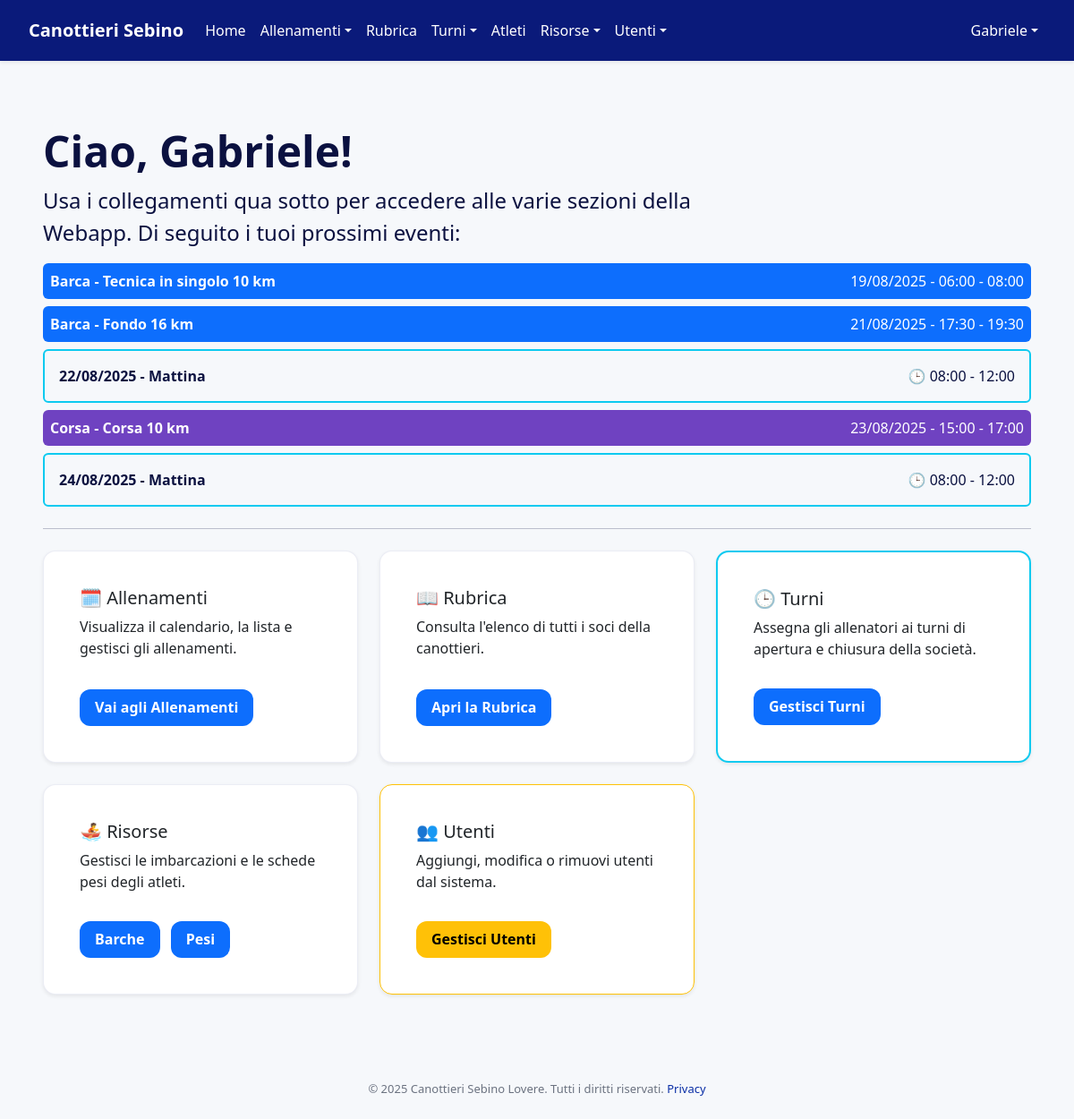
The app's page /dashboard (signed in) with its own data.
### models.py (models this page shows, shortened)
class User(Base):
    __tablename__ = "users"
    id = Column(Integer, primary_key=True, index=True)
    username = Column(String, unique=True, index=True, nullable=False)
    hashed_password = Column(String, nullable=False)
    first_name = Column(String, nullable=False)
    last_name = Column(String, nullable=False)
    email = Column(String, unique=True, index=True)
    phone_number = Column(String)
    date_of_birth = Column(Date)
    tax_code = Column(String, unique=True)
    enrollment_year = Column(Integer)
    membership_date = Column(Date)
    certificate_expiration = Column(Date)
    address = Column(String)
    manual_category = Column(String, nullable=True)
    roles = relationship("Role", secondary=user_roles, back_populates="users")
    tags = relationship("Tag", secondary=user_tags, back_populates="users")
    barche_assegnate = relationship("Barca", secondary=barca_atleti_association, back_populates="atleti_assegnati")
    schede_pesi = relationship("SchedaPesi", back_populates="atleta")
    turni = relationship("Turno", back_populates="user")
    availabilities = relationship("TrainerAvailability", back_populates="user")
    allenamenti_seguiti = relationship("Allenamento", secondary=allenamento_coach_association, back_populates="coaches")

class Allenamento(Base):
    __tablename__ = "allenamenti"
    id = Column(Integer, primary_key=True, index=True)
    tipo = Column(String, nullable=False)
    descrizione = Column(String)
    data = Column(Date, nullable=False)
    orario = Column(String)
    time_start = Column(Time, nullable=True)
    time_end = Column(Time, nullable=True)
    recurrence = Column(String(20), nullable=True)
    repeat_until = Column(Date, nullable=True)
    barca_id = Column(ForeignKey('barche.id'), nullable=True)
    coach_id = Column(ForeignKey('users.id'), nullable=True)
    recurrence_id = Column(String, index=True, nullable=True)
    categories = relationship(
        "Categoria", secondary=allenamento_categoria_association, back_populates="allenamenti"
    )
    coaches = relationship(
        "User", secondary=allenamento_coach_association, back_populates="allenamenti_seguiti"
    )
    barca = relationship("Barca", lazy="selectin")
    coach = relationship("User", foreign_keys=[coach_id], lazy="selectin")

class Turno(Base):
    __tablename__ = "turni"
    id = Column(Integer, primary_key=True, index=True)
    data = Column(Date, nullable=False, index=True)
    fascia_oraria = Column(String, nullable=False)
    user_id = Column(Integer, ForeignKey('users.id'), nullable=True)
    user = relationship("User", back_populates="turni")

### routers/users.py (the view)
@router.get("/dashboard", response_class=HTMLResponse)
async def dashboard(
    request: Request,
    db: Session = Depends(get_db),
    current_user: models.User = Depends(get_current_user),
):
    today = date.today()
    events = []
    if current_user.is_atleta:
        allenamenti = (
            db.query(models.Allenamento)
            .join(models.Allenamento.categories)
            .options(
                joinedload(models.Allenamento.categories),
                joinedload(models.Allenamento.coaches),
            )
            .filter(
                models.Categoria.nome == current_user.category,
                models.Allenamento.data >= today,
            )
            .order_by(models.Allenamento.data, models.Allenamento.orario)
            .all()
        )
        for a in allenamenti:
            start_dt, end_dt = parse_orario(a.data, a.orario)
            events.append(
                {
                    "id": a.id,
                    "type": "allenamento",
                    "title": f"{a.tipo} - {a.descrizione}" if a.descrizione else a.tipo,
                    "date": a.data,
                    "start": start_dt,
                    "end": end_dt,
                    "color": get_color_for_type(a.tipo),
                    "description": a.descrizione or "Nessuna descrizione.",
                    "categories": ", ".join(c.nome for c in a.categories) if a.categories else "Nessuna",
                    "coaches": ", ".join(f"{c.first_name} {c.last_name}" for c in a.coaches) if a.coaches else "Nessuno",
                    "recurrence": "Sì" if a.recurrence_id else "No",
                    "status": compute_status_for_athlete(db, a.id, current_user.id).value,
                }
            )
    if current_user.is_allenatore:
        turni = (
            db.query(models.Turno)
            .filter(models.Turno.user_id == current_user.id, models.Turno.data >= today)
            .order_by(models.Turno.data, models.Turno.fascia_oraria)
            .all()
        )
        for t in turni:
            start_hour, end_hour = (8, 12) if t.fascia_oraria == "Mattina" else (17, 21)
            start_dt = datetime.combine(t.data, time(hour=start_hour))
            end_dt = datetime.combine(t.data, time(hour=end_hour))
            events.append(
                {
                    "id": t.id,
                    "type": "turno",
                    "title": f"Turno {t.fascia_oraria}",
                    "date": t.data,
                    "start": start_dt,
                    "end": end_dt,
                    "fascia": t.fascia_oraria,
                    "description": f"Turno {t.fascia_oraria}",
                }
            )
        allenamenti_coach = (
            db.query(models.Allenamento)
            .join(models.Allenamento.coaches)
            .options(
                joinedload(models.Allenamento.categories),
                joinedload(models.Allenamento.coaches),
            )
            .filter(models.User.id == current_user.id, models.Allenamento.data >= today)
            .order_by(models.Allenamento.data, models.Allenamento.orario)
            .all()
        )
        for a in allenamenti_coach:
            start_dt, end_dt = parse_orario(a.data, a.orario)
            events.append(
                {
                    "id": a.id,
                    "type": "allenamento",
                    "title": f"{a.tipo} - {a.descrizione}" if a.descrizione else a.tipo,
                    "date": a.data,
                    "start": start_dt,
                    "end": end_dt,
                    "color": get_color_for_type(a.tipo),
                    "description": a.descrizione or "Nessuna descrizione.",
                    "categories": ", ".join(c.nome for c in a.categories) if a.categories else "Nessuna",
                    "coaches": ", ".join(f"{c.first_name} {c.last_name}" for c in a.coaches) if a.coaches else "Nessuno",
                    "recurrence": "Sì" if a.recurrence_id else "No",
                }
            )
    events.sort(key=lambda e: e["start"])
    events = events[:5]
    return templates.TemplateResponse(
        "dashboard.html",
        {"request": request, "current_user": current_user, "events": events},
    )

### templates/dashboard.html (shortened to what this page needs)
{% extends "layout/base.html" %}
{% block content %}
<div class="container-fluid px-4 py-5">
    <h1 class="display-5 fw-bold">Ciao, {{ current_user.first_name or current_user.username }}!</h1>
    <p class="col-lg-8 fs-4">Usa i collegamenti qua sotto per accedere alle varie sezioni della Webapp. Di seguito i tuoi prossimi eventi:</p>
    <div class="mb-4">
        {% if events %}
            {% for ev in events %}
                {% if ev.type == 'allenamento' %}
                <div class="dashboard-event p-2 mb-2 rounded text-white d-flex justify-content-between align-items-center"
                     style="background-color: {{ ev.color }};"
                     data-type="allenamento"
                     data-id="{{ ev.id }}"
                     data-title="{{ ev.title }}"
                     data-date="{{ ev.date.strftime('%A %d/%m') }}"
                     data-time="{{ ev.start.strftime('%H:%M') }}{% if ev.end %} - {{ ev.end.strftime('%H:%M') }}{% endif %}"
                     data-start="{{ ev.start.isoformat() }}"
                     data-description="{{ ev.description }}"
                     data-categories="{{ ev.categories }}"
                     data-coaches="{{ ev.coaches }}"
                     data-recurrence="{{ ev.recurrence }}"
                     data-status="{{ ev.status }}">
                    <span class="fw-semibold">{{ ev.title }}</span>
                    <span>{{ ev.date.strftime('%d/%m/%Y') }} - {{ ev.start.strftime('%H:%M') }}{% if ev.end %} - {{ ev.end.strftime('%H:%M') }}{% endif %}</span>
                </div>
                {% else %}
                <div class="dashboard-event p-3 mb-2 border border-info border-2 rounded d-flex justify-content-between align-items-center"
                     data-link="/turni"
                     style="cursor: pointer;"
                     data-type="turno"
                     data-id="{{ ev.id }}"
                     data-title="Turno {{ ev.fascia }}"
                     data-date="{{ ev.date.strftime('%A %d/%m') }}"
                     data-time="{{ ev.start.strftime('%H:%M') }}{% if ev.end %} - {{ ev.end.strftime('%H:%M') }}{% endif %}"
                     data-start="{{ ev.start.isoformat() }}"
                     data-description="Turno {{ ev.fascia }}"
                     data-categories="-"
                     data-coaches="-"
                     data-recurrence="No">
                    <span class="fw-bold">{{ ev.date.strftime('%d/%m/%Y') }} - {{ ev.fascia }}</span>
                    <span>🕒 {{ ev.start.strftime('%H:%M') }}{% if ev.end %} - {{ ev.end.strftime('%H:%M') }}{% endif %}</span>
                </div>
                {% endif %}
            {% endfor %}
        {% else %}
        <p class="text-muted">Nessun evento in programma.</p>
        {% endif %}
    </div>
    <hr class="my-4">
    <div class="row g-4">
        <div class="col-md-6 col-lg-4">
            <div class="card h-100 shadow-sm">
                <div class="card-body d-flex flex-column">
                    <h5 class="card-title">🗓️ Allenamenti</h5>
                    <p class="card-text">Visualizza il calendario, la lista e gestisci gli allenamenti.</p>
                    <div class="mt-auto pt-3">
                        <a href="/calendario" class="btn btn-primary">Vai agli Allenamenti</a>
                    </div>
                </div>
            </div>
        </div>
        <div class="col-md-6 col-lg-4">
            <div class="card h-100 shadow-sm">
                <div class="card-body d-flex flex-column">
                    <h5 class="card-title">📖 Rubrica</h5>
                    <p class="card-text">Consulta l'elenco di tutti i soci della canottieri.</p>
                    <div class="mt-auto pt-3">
                        <a href="/rubrica" class="btn btn-primary">Apri la Rubrica</a>
                    </div>
                </div>
            </div>
        </div>
        {% if current_user.is_admin %}
        <div class="col-md-6 col-lg-4">
            <div class="card h-100 shadow-sm border border-info border-2" style="cursor: pointer;" onclick="window.location.href='/turni';">
                <div class="card-body d-flex flex-column">
                    <h5 class="card-title">🕒 Turni</h5>
                    <p class="card-text">Assegna gli allenatori ai turni di apertura e chiusura della società.</p>
                    <div class="mt-auto pt-3">
                        <a href="/turni" class="btn btn-primary">Gestisci Turni</a>
                    </div>
                </div>
            </div>
        </div>
        {% endif %}
        <div class="col-md-6 col-lg-4">
            <div class="card h-100 shadow-sm">
                <div class="card-body d-flex flex-column">
                    <h5 class="card-title">🚣 Risorse</h5>
                    <p class="card-text">Gestisci le imbarcazioni e le schede pesi degli atleti.</p>
                    <div class="mt-auto pt-3">
                        <a href="/risorse/barche" class="btn btn-primary me-2">Barche</a>
                        <a href="/risorse/pesi" class="btn btn-primary">Pesi</a>
                    </div>
                </div>
            </div>
        </div>
        {% if current_user.is_admin %}
        <div class="col-md-6 col-lg-4">
            <div class="card h-100 shadow-sm border-warning">
                <div class="card-body d-flex flex-column">
                    <h5 class="card-title">👥 Utenti</h5>
                    <p class="card-text">Aggiungi, modifica o rimuovi utenti dal sistema.</p>
                    <div class="mt-auto pt-3">
                        <a href="/admin/users" class="btn btn-warning">Gestisci Utenti</a>
                    </div>
                </div>
            </div>
        </div>
        {% endif %}
    </div>
</div>
{% endblock %}

### templates/partials/_navbar.html (shortened to what this page needs)
<nav class="navbar navbar-expand-lg navbar-dark shadow-sm" role="navigation">
  <div class="container-fluid">
    <a class="navbar-brand fw-bold" href="/dashboard">Canottieri Sebino</a>
    <div class="collapse navbar-collapse" id="navbarNav">
      {% if current_user is defined and current_user %}
      <ul class="navbar-nav me-auto mb-2 mb-lg-0">
        <li class="nav-item"><a class="nav-link" href="/dashboard">Home</a></li>
        <li class="nav-item dropdown">
          <a class="nav-link dropdown-toggle" href="#" id="allenamentiDropdown" role="button" data-bs-toggle="dropdown">Allenamenti</a>
        </li>
        <li class="nav-item"><a class="nav-link" href="/rubrica">Rubrica</a></li>
        {% if current_user.is_admin or current_user.is_allenatore %}
        <li class="nav-item dropdown">
          <a class="nav-link dropdown-toggle" href="#" id="turniDropdown" role="button" data-bs-toggle="dropdown">Turni</a>
        </li>
        {% endif %}
        {% if current_user.is_admin or current_user.is_allenatore %}
        <li class="nav-item"><a class="nav-link" href="/athletes">Atleti</a></li>
        {% endif %}
        <li class="nav-item dropdown">
          <a class="nav-link dropdown-toggle" href="#" id="risorseDropdown" role="button" data-bs-toggle="dropdown">Risorse</a>
        </li>
        {% if current_user.is_admin %}
        <li class="nav-item dropdown">
          <a class="nav-link dropdown-toggle" href="#" id="adminMenu" role="button" data-bs-toggle="dropdown">Utenti</a>
        </li>
        {% endif %}
      </ul>
      {% endif %}
      <ul class="navbar-nav ms-auto">
        {% if current_user is defined and current_user %}
        <li class="nav-item dropdown">
          <a class="nav-link dropdown-toggle" href="#" id="navbarUserDropdown" role="button" data-bs-toggle="dropdown">{{ current_user.first_name or current_user.username }}</a>
        </li>
        {% else %}
        <li class="nav-item"><a class="nav-link" href="/login">Login</a></li>
        {% endif %}
      </ul>
    </div>
  </div>
</nav>

### static/css/app.css (style rules this page uses)
:root { --brand:#0a1a7a; --brand-2:#0a2ea6; --text:#0b1140; --muted:#6b7280; --bg:#f6f8fb; --card:#ffffff; --danger:#cc3535; --ring:0 0 0 3px rgba(10,46,166,.2); --radius:14px; --shadow:0 10px 30px rgba(16,24,40,.08); }
* { box-sizing:border-box }
html,body { height:100% }
body { margin:0; font-family:ui-sans-serif, system-ui, -apple-system, 'Segoe UI', Roboto, Arial, 'Noto Sans', sans-serif; background:var(--bg); color:var(--text); display:flex; flex-direction:column; min-height:100vh; }
.card { background:var(--card); border-radius:var(--radius); box-shadow:var(--shadow); padding:24px; border:1px solid rgba(10,26,122,.08); }
.btn { display:inline-flex; align-items:center; justify-content:center; padding:10px 16px; border-radius:12px; font-weight:600; font-size:16px; line-height:1.2; border:1px solid transparent; cursor:pointer; text-decoration:none; transition:.15s background,.15s border-color,.15s color; }
.navbar { background:var(--brand); color:#fff; padding:14px 20px; }
.navbar a { color:inherit; text-decoration:none; }

### records on screen
User: first_name "Gabriele"
Allenamento: title "Barca - Tecnica in singolo 10 km", date "19/08/2025", start "06:00", end "08:00"
Allenamento: title "Barca - Fondo 16 km", date "21/08/2025", start "17:30", end "19:30"
Turno: date "22/08/2025", fascia "Mattina", start "08:00", end "12:00"
Allenamento: title "Corsa - Corsa 10 km", date "23/08/2025", start "15:00", end "17:00"
Turno: date "24/08/2025", fascia "Mattina", start "08:00", end "12:00"
